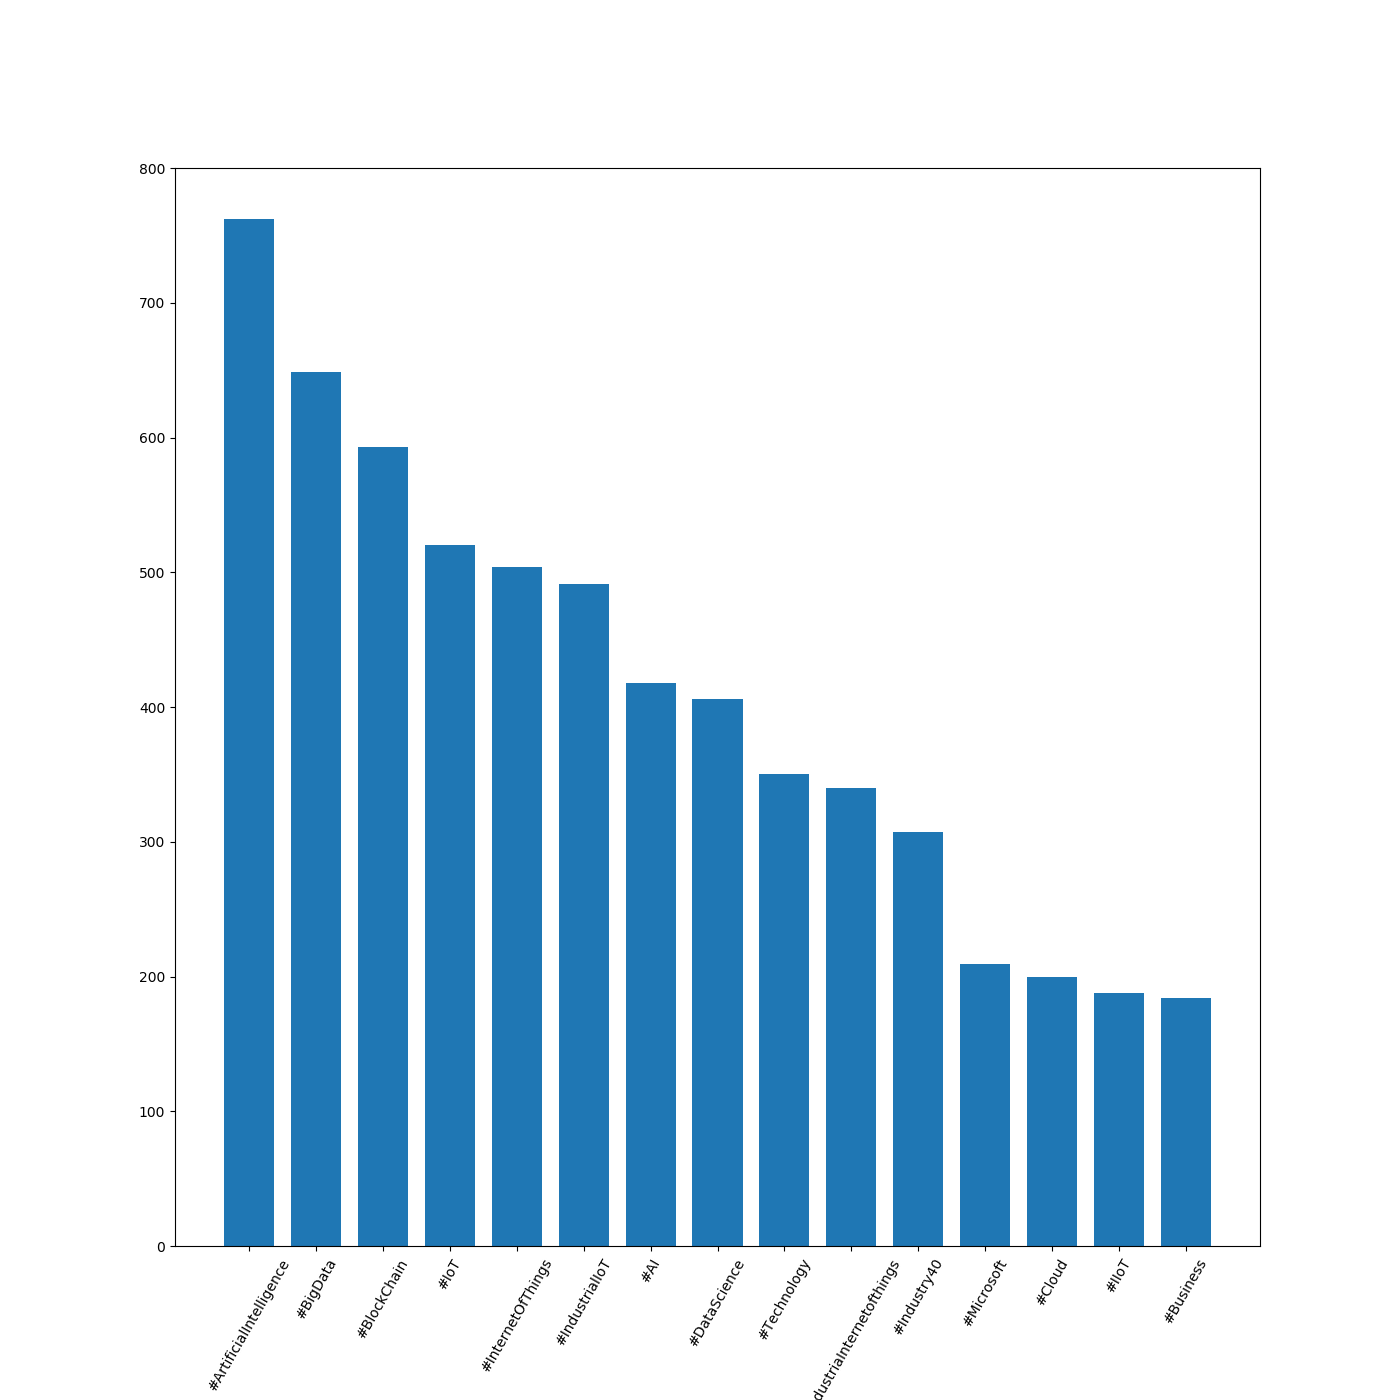

Python code for this plot:
from collections import Counter
import json
import re
import nltk
from nltk.corpus import stopwords
nltk.download("stopwords") # download the stopword corpus on our computer
import string

import matplotlib as mpl
mpl.rcParams['figure.figsize'] = (14,14)
import matplotlib.pyplot as plt

#print "backend: ", plt.get_backend()

#Switch backend is necessary to produce the plot
plt.switch_backend('agg')

#print "backend: ", plt.get_backend()

punctuation = list(string.punctuation)
stop = stopwords.words('english') + punctuation + ['rt', 'via', 'RT']

# Capturing emotions, hashtag, URLs

emoticons_str = r"""
    (?:
        [:=;] # Eyes
        [oO\-]? # Nose (optional)
        [D\)\]\(\]/\\OpP] # Mouth
    )"""

regex_str = [
    emoticons_str,
    r'<[^>]+>',  # HTML tags
    r'(?:@[\w_]+)',  # @-mentions
    r"(?:\#+[\w_]+[\w\'_\-]*[\w_]+)",  # hash-tags
    r'http[s]?://(?:[a-z]|[0-9]|[$-_@.&+]|[!*\(\),]|(?:%[0-9a-f][0-9a-f]))+',  # URLs

    r'(?:(?:\d+,?)+(?:\.?\d+)?)',  # numbers
    r"(?:[a-z][a-z'\-_]+[a-z])",  # words with - and '
    r'(?:[\w_]+)',  # other words
    r'(?:\S)'  # anything else
]

tokens_re = re.compile(r'(' + '|'.join(regex_str) + ')', re.VERBOSE | re.IGNORECASE)
emoticon_re = re.compile(r'^' + emoticons_str + '$', re.VERBOSE | re.IGNORECASE)


def tokenize(s):
    return tokens_re.findall(s)


def preprocess(s, lowercase=False):
    tokens = tokenize(s)
    if lowercase:
        tokens = [token if emoticon_re.search(token) else token.lower() for token in tokens]
    return tokens

fname = 'ArtificialIntelligenceTweets.json'
with open(fname, 'r') as f:
    count_all = Counter()
    for line in f:
        tweet = json.loads(line)
        # Create a list with all the terms
        terms_hash = [term for term in preprocess(tweet['text']) if term.startswith('#') and term not in stop]
        count_all.update(terms_hash)
# Print the first 10 most frequent words
print(count_all.most_common(15))

sorted_x, sorted_y = zip(*count_all.most_common(15))
print(sorted_x, sorted_y)

plt.bar(range(len(sorted_x)), sorted_y, width=0.75, align='center')
plt.xticks(range(len(sorted_x)), sorted_x, rotation=60)
plt.axis('tight')

plt.show()                  # show it on IDE

plt.savefig('CaseStudy.png')     # save it on a file
